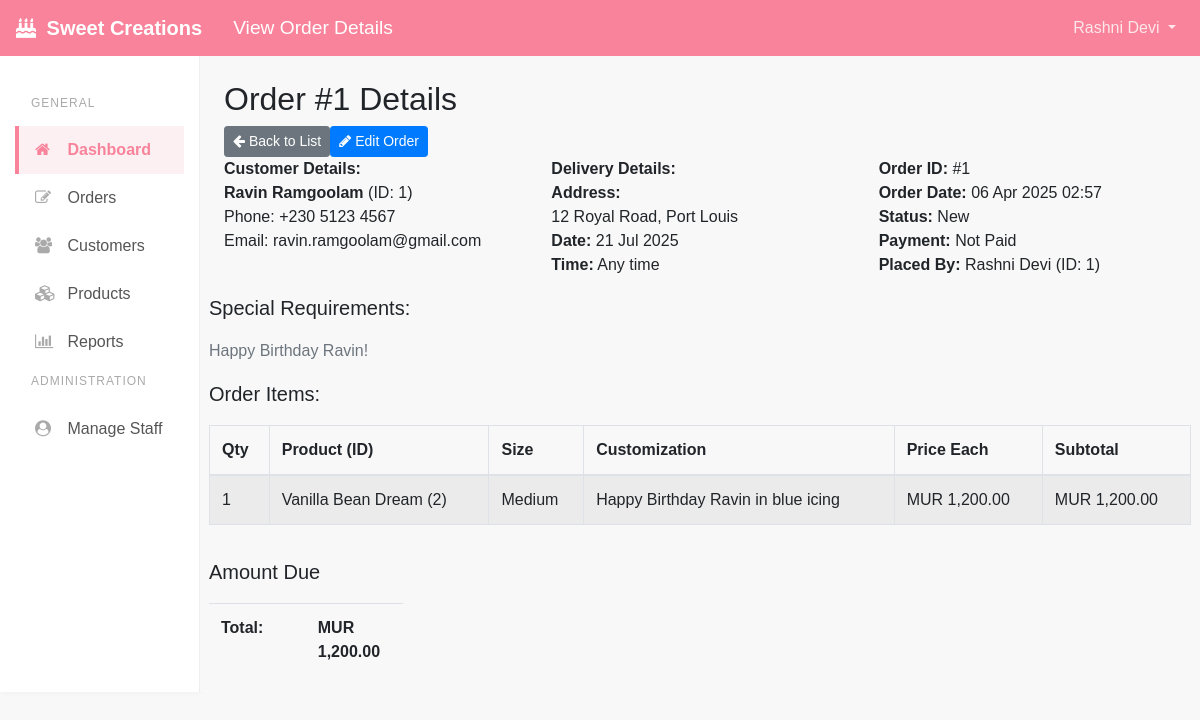
The page /orders/view_order.php?id=1 (signed in) on the database its author committed.
### tables this page shows
CREATE TABLE `ORDERS` (
  `order_id` int(11) NOT NULL AUTO_INCREMENT,
  `customer_id` int(11) NOT NULL,
  `user_id` int(11) NOT NULL,  
  `order_date` datetime NOT NULL DEFAULT CURRENT_TIMESTAMP,
  `delivery_date` date NOT NULL,
  `delivery_time` varchar(10) DEFAULT NULL,  
  `delivery_address` text,
  `order_status` varchar(50) NOT NULL DEFAULT 'New',  
  `total_amount` decimal(10,2) NOT NULL DEFAULT '0.00',
  `is_paid` tinyint(1) NOT NULL DEFAULT '0',
  `special_requirements` text,
  PRIMARY KEY (`order_id`),
  KEY `customer_id` (`customer_id`),
  KEY `user_id` (`user_id`),
  CONSTRAINT `orders_ibfk_1` FOREIGN KEY (`customer_id`) REFERENCES `CUSTOMERS` (`customer_id`),
  CONSTRAINT `orders_ibfk_2` FOREIGN KEY (`user_id`) REFERENCES `USERS` (`user_id`)
);

CREATE TABLE `CUSTOMERS` (
  `customer_id` int(11) NOT NULL AUTO_INCREMENT,
  `full_name` varchar(100) NOT NULL,
  `phone_number` varchar(20) NOT NULL,  
  `email` varchar(100) DEFAULT NULL,
  `address` text,
  `date_added` datetime NOT NULL DEFAULT CURRENT_TIMESTAMP,
  `notes` text,
  PRIMARY KEY (`customer_id`)
);

CREATE TABLE `USERS` (
  `user_id` int(11) NOT NULL AUTO_INCREMENT,
  `username` varchar(50) NOT NULL,
  `password` varchar(255) NOT NULL,  
  `full_name` varchar(100) DEFAULT NULL,
  `email` varchar(100) DEFAULT NULL,
  `role` varchar(20) NOT NULL DEFAULT 'Staff',  
  `last_login` datetime DEFAULT NULL,
  PRIMARY KEY (`user_id`),
  UNIQUE KEY `username` (`username`)
);

CREATE TABLE `ORDER_ITEMS` (
  `item_id` int(11) NOT NULL AUTO_INCREMENT,
  `order_id` int(11) NOT NULL,
  `product_id` int(11) NOT NULL,
  `quantity` int(11) NOT NULL DEFAULT '1',
  `price` decimal(10,2) NOT NULL,  
  `size` varchar(50) DEFAULT NULL,
  `customization` text,
  PRIMARY KEY (`item_id`),
  KEY `order_id` (`order_id`),
  KEY `product_id` (`product_id`),
  CONSTRAINT `order_items_ibfk_1` FOREIGN KEY (`order_id`) REFERENCES `ORDERS` (`order_id`) ON DELETE CASCADE,  
  CONSTRAINT `order_items_ibfk_2` FOREIGN KEY (`product_id`) REFERENCES `PRODUCTS` (`product_id`)
);

CREATE TABLE `PRODUCTS` (
  `product_id` int(11) NOT NULL AUTO_INCREMENT,
  `cake_name` varchar(100) NOT NULL,
  `base_price` decimal(10,2) NOT NULL,
  `category` varchar(50) DEFAULT NULL,
  `description` text,
  `custom_available` tinyint(1) NOT NULL DEFAULT '0',
  `size_options` varchar(255) DEFAULT NULL,  
  PRIMARY KEY (`product_id`)
);

### includes/functions.php (called while the page is built, shortened)
<?php
function connectDB() {
    $dsn = 'mysql:host=' . DB_HOST . ';dbname=' . DB_NAME . ';charset=utf8mb4';
    $options = [
        PDO::ATTR_ERRMODE            => PDO::ERRMODE_EXCEPTION,
        PDO::ATTR_DEFAULT_FETCH_MODE => PDO::FETCH_ASSOC,
        PDO::ATTR_EMULATE_PREPARES   => false,
    ];
    try {
        $pdo = new PDO($dsn, DB_USER, DB_PASS, $options);
        return $pdo;
    } catch (PDOException $e) {
        error_log("Database Connection Error: " . $e->getMessage());
        echo "Error connecting to the database. Please check configuration or contact support.";
        exit;
    }
}
function formatCurrency($amount, $default = 'N/A') {
    return 'MUR ' . number_format((float)$amount, 2, '.', ',');
}
function formatDate($mysqlDateTime, $format = 'd M Y', $default = 'N/A') {
    try {
        $date = new DateTime($mysqlDateTime);
        return $date->format($format);
    } catch (Exception $e) {
        return $default;
    }
}
function getOrderById($id) {
    $conn = connectDB();
    try {
        $sql = "SELECT o.*, c.full_name as customer_name, c.phone_number as customer_phone, c.email as customer_email, u.full_name as user_name
                FROM ORDERS o
                JOIN CUSTOMERS c ON o.customer_id = c.customer_id
                LEFT JOIN USERS u ON o.user_id = u.user_id
                WHERE o.order_id = :id";
        $stmt = $conn->prepare($sql);
        $stmt->bindParam(':id', $id, PDO::PARAM_INT);
        $stmt->execute();
        return $stmt->fetch(PDO::FETCH_ASSOC);
    } catch (PDOException $e) {
        error_log("Get order by ID error: " . $e->getMessage());
        return false;
    } finally {
        $conn = null;
    }
}
function getOrderItems($orderId) {
    $conn = connectDB();
    try {
        $sql = "SELECT oi.*, p.cake_name
                FROM ORDER_ITEMS oi
                JOIN PRODUCTS p ON oi.product_id = p.product_id
                WHERE oi.order_id = :order_id
                ORDER BY oi.item_id ASC";
        $stmt = $conn->prepare($sql);
        $stmt->bindParam(':order_id', $orderId, PDO::PARAM_INT);
        $stmt->execute();
        return $stmt->fetchAll(PDO::FETCH_ASSOC);
    } catch (PDOException $e) {
        error_log("Get order items error: " . $e->getMessage());
        return [];
    } finally {
        $conn = null;
    }
}
?>

### orders/view_order.php (the view, shortened to what this page needs)
<?php
require_once '../includes/functions.php';
$orderId = isset($_GET['id']) ? (int)$_GET['id'] : 0;
$order = getOrderById($orderId);
$orderItems = getOrderItems($orderId);
include '../includes/header.php';
?>
<div class="row">
    <div class="col-md-12">
        <div class="x_panel">
            <div class="x_title">
                <h2>Order #<?php echo $order['order_id']; ?> Details</h2>
                 <ul class="nav navbar-right panel_toolbox">
                    <li><a href="orders.php" class="btn btn-secondary btn-sm"><i class="fa fa-arrow-left"></i> Back to List</a></li>
                    <li><a href="edit_order.php?id=<?php echo $order['order_id']; ?>" class="btn btn-primary btn-sm"><i class="fa fa-pencil"></i> Edit Order</a></li>
                </ul>
            </div>
            <div class="x_content">
                <section class="content invoice">
                    <div class="row invoice-info">
                        <div class="col-sm-4 invoice-col">
                            <strong>Customer Details:</strong>
                            <address>
                                <strong><?php echo htmlspecialchars($order['customer_name']); ?></strong> (ID: <?php echo $order['customer_id']; ?>)<br>
                                Phone: <?php echo htmlspecialchars($order['customer_phone'] ?: 'N/A'); ?><br>
                                Email: <?php echo htmlspecialchars($order['customer_email'] ?: 'N/A'); ?>
                            </address>
                        </div>
                        <div class="col-sm-4 invoice-col">
                            <strong>Delivery Details:</strong>
                            <address>
                                <strong>Address:</strong><br>
                                <?php echo nl2br(htmlspecialchars($order['delivery_address'] ?: 'N/A')); ?><br>
                                <strong>Date:</strong> <?php echo formatDate($order['delivery_date']); ?><br>
                                <strong>Time:</strong> <?php echo !empty($order['delivery_time']) ? date("g:i A", strtotime($order['delivery_time'])) : 'Any time'; ?>
                            </address>
                        </div>
                        <div class="col-sm-4 invoice-col">
                            <b>Order ID:</b> #<?php echo $order['order_id']; ?><br>
                            <b>Order Date:</b> <?php echo formatDate($order['order_date'], 'd M Y H:i'); ?><br>
                            <b>Status:</b> <?php echo htmlspecialchars($order['order_status']); ?><br>
                            <b>Payment:</b> <?php echo $order['is_paid'] ? 'Paid' : 'Not Paid'; ?><br>
                            <b>Placed By:</b> <?php echo htmlspecialchars($order['user_name'] ?: 'N/A'); ?> (ID: <?php echo $order['user_id']; ?>)
                        </div>
                    </div>
                    <?php if(!empty($order['special_requirements'])): ?>
                    <div class="row">
                        <div class="col-xs-12">
                            <p class="lead">Special Requirements:</p>
                            <p class="text-muted well well-sm no-shadow" style="margin-top: 10px;">
                                <?php echo nl2br(htmlspecialchars($order['special_requirements'])); ?>
                            </p>
                        </div>
                    </div>
                    <?php endif; ?>
                    <div class="row">
                        <div class="col-xs-12 table">
                            <p class="lead">Order Items:</p>
                            <table class="table table-striped table-bordered">
                                <thead>
                                    <tr>
                                        <th>Qty</th>
                                        <th>Product (ID)</th>
                                        <th>Size</th>
                                        <th>Customization</th>
                                        <th>Price Each</th>
                                        <th>Subtotal</th>
                                    </tr>
                                </thead>
                                <tbody>
                                    <?php if (empty($orderItems)): ?>
                                        <tr><td colspan="6">No items found for this order.</td></tr>
                                    <?php else: ?>
                                        <?php foreach ($orderItems as $item): ?>
                                        <tr>
                                            <td><?php echo $item['quantity']; ?></td>
                                            <td><?php echo htmlspecialchars($item['cake_name']); ?> (<?php echo $item['product_id']; ?>)</td>
                                            <td><?php echo htmlspecialchars($item['size'] ?: 'N/A'); ?></td>
                                            <td><?php echo htmlspecialchars($item['customization'] ?: 'N/A'); ?></td>
                                            <td><?php echo formatCurrency($item['price']); ?></td>
                                            <td><?php echo formatCurrency($item['price'] * $item['quantity']); ?></td>
                                        </tr>
                                        <?php endforeach; ?>
                                    <?php endif; ?>
                                </tbody>
                            </table>
                        </div>
                    </div>
                    <div class="row">
                        <div class="col-xs-6">
                            <p class="lead">Amount Due</p>
                            <div class="table-responsive">
                                <table class="table">
                                    <tbody>
                                        <tr>
                                            <th style="width:50%">Total:</th>
                                            <td><strong><?php echo formatCurrency($order['total_amount']); ?></strong></td>
                                        </tr>
                                    </tbody>
                                </table>
                            </div>
                        </div>
                    </div>
                </section>
            </div>
        </div>
    </div>
</div>
<?php include '../includes/footer.php'; ?>

### assets/css/app.css (style rules this page uses)
.table { table-layout: auto; }
.table th, .table td { word-wrap: break-word; }
:root { --sweet-pink: #f8839a; --sweet-light-gray: #f8f8f8; --sweet-text-color: #555; --sweet-sidebar-bg: #ffffff; --sweet-sidebar-link-color: #555; --sweet-sidebar-link-active-color: var(--sweet-pink); --sweet-sidebar-link-active-bg: #fdf0f3; }
body { font-family: sans-serif; background-color: var(--sweet-light-gray); }

### rows shown on the page
orders: order_id "1", customer.full_name "Ravin Ramgoolam", customer "1", customer.phone_number "+230 5123 4567", customer.email "ravin.ramgoolam@gmail.com", delivery_address "12 Royal Road, Port Louis", delivery_date "21 Jul 2025", order_date "06 Apr 2025 02:57", order_status "New", user.full_name "Rashni Devi", user "1", special_requirements "Happy Birthday Ravin!", total_amount "MUR 1,200.00"
order_items: quantity "1", product.cake_name "Vanilla Bean Dream", product "2", size "Medium", customization "Happy Birthday Ravin in blue icing", price "MUR 1,200.00", formatCurrency($item['price'] * $item['quantity']) "MUR 1,200.00"

### other values the page prints
$pageTitle "View Order Details"
$_SESSION['full_name'] "Rashni Devi"
